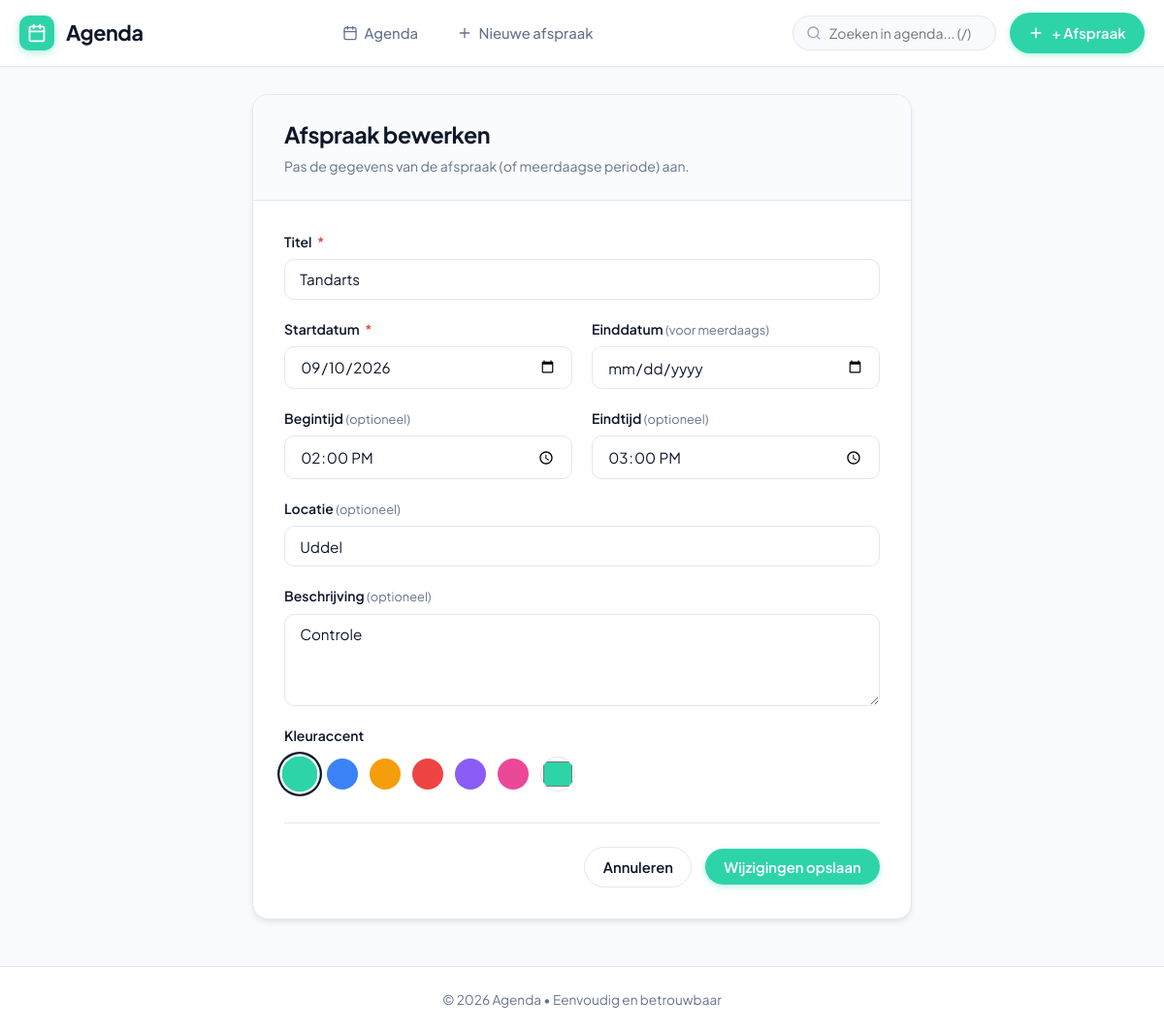
Screenshot of /edit/5 with the database file from the repository.
### tables this page shows
CREATE TABLE events (
    id INTEGER PRIMARY KEY AUTOINCREMENT,
    title TEXT NOT NULL,
    description TEXT,
    event_date TEXT NOT NULL,
    start_time TEXT NOT NULL,
    end_time TEXT,
    location TEXT,
    color TEXT DEFAULT '#2DD4A8',
    created_at TEXT NOT NULL
, end_date TEXT);

### app.py (the view, shortened to what this page needs)
@app.route('/edit/<int:event_id>', methods=['GET', 'POST'])
def edit_event(event_id):
    db = get_db()
    cursor = db.execute("SELECT * FROM events WHERE id = ?", (event_id,))
    event = cursor.fetchone()
    if not event:
        abort(404, description=f"Afspraak met ID {event_id} is niet gevonden.")
    return render_template('edit.html', event=event)

### app.py (called while the page is built)
def get_db():
    if 'db' not in g:
        g.db = sqlite3.connect(DATABASE)
        g.db.row_factory = sqlite3.Row
        g.db.execute("PRAGMA foreign_keys = ON")
        g.db.execute("PRAGMA busy_timeout = 3000")
    return g.db

@app.before_request
def csrf_protect():
    if '_csrf_token' not in session:
        session['_csrf_token'] = secrets.token_hex(24)
    if request.method == 'POST':
        token = request.form.get('csrf_token') or request.headers.get('X-CSRFToken')
        if not token or token != session.get('_csrf_token'):
            abort(400, description="Ongeldig of ontbrekend CSRF-beveiligingstoken.")

@app.context_processor
def inject_globals():
    def csrf_token():
        if '_csrf_token' not in session:
            session['_csrf_token'] = secrets.token_hex(24)
        return session['_csrf_token']
    return {
        'csrf_token': csrf_token,
        'today_date': date.today(),
        'preset_colors': PRESET_COLORS,
        'dutch_days_short': DUTCH_DAYS_SHORT
    }

### templates/edit.html (shortened to what this page needs)
{% extends "base.html" %}
{% block content %}
<div class="card form-card">
    <div class="card-header">
        <h1 class="card-title">Afspraak bewerken</h1>
        <p class="card-subtitle">Pas de gegevens van de afspraak (of meerdaagse periode) aan.</p>
    </div>
    <div class="card-body">
        <form action="{{ url_for('edit_event', event_id=event.id) }}" method="POST" id="edit-event-form">
            <div class="form-grid">
                <div class="form-group form-group-full">
                    <label for="title" class="form-label">Titel <span class="required">*</span></label>
                    <input type="text" id="title" name="title" class="form-control" required autofocus value="{{ event.title }}">
                </div>
                <div class="form-group">
                    <label for="event_date" class="form-label">Startdatum <span class="required">*</span></label>
                    <input type="date" id="event_date" name="event_date" class="form-control" required value="{{ event.event_date }}">
                </div>
                <div class="form-group">
                    <label for="end_date" class="form-label">Einddatum <span style="font-weight: normal; color: var(--text-muted); font-size: 0.8rem;">(voor meerdaags)</span></label>
                    <input type="date" id="end_date" name="end_date" class="form-control" value="{{ event.end_date or '' }}">
                </div>
                <div class="form-group">
                    <label for="start_time" class="form-label">Begintijd <span style="font-weight: normal; color: var(--text-muted); font-size: 0.8rem;">(optioneel)</span></label>
                    <input type="time" id="start_time" name="start_time" class="form-control" value="{{ event.start_time or '' }}">
                </div>
                <div class="form-group">
                    <label for="end_time" class="form-label">Eindtijd <span style="font-weight: normal; color: var(--text-muted); font-size: 0.8rem;">(optioneel)</span></label>
                    <input type="time" id="end_time" name="end_time" class="form-control" value="{{ event.end_time or '' }}">
                </div>
                <div class="form-group form-group-full">
                    <label for="location" class="form-label">Locatie <span style="font-weight: normal; color: var(--text-muted); font-size: 0.8rem;">(optioneel)</span></label>
                    <input type="text" id="location" name="location" class="form-control" placeholder="bijv. Frankrijk of Uddel" value="{{ event.location or '' }}">
                </div>
                <div class="form-group form-group-full">
                    <label for="description" class="form-label">Beschrijving <span style="font-weight: normal; color: var(--text-muted); font-size: 0.8rem;">(optioneel)</span></label>
                    <textarea id="description" name="description" class="form-control" placeholder="Aantekeningen...">{{ event.description or '' }}</textarea>
                </div>
                <div class="form-group form-group-full">
                    <label class="form-label">Kleuraccent</label>
                    <div class="color-picker-group">
                        {% set current_color = event.color or '#2DD4A8' %}
                        {% for c in preset_colors %}
                            <label class="color-option" title="{{ c.label }}">
                                <span class="color-swatch" style="background-color: {{ c.value }};"></span>
                            </label>
                        {% endfor %}
                        <input type="color" name="custom_color" class="color-custom-input" value="{{ current_color }}" title="Aangepaste kleur kiezen"
                               onchange="const r = document.querySelector('input[name=color]:checked'); if(r) r.checked=false; const dummy = document.createElement('input'); dummy.type='hidden'; dummy.name='color'; dummy.value=this.value; this.parentElement.appendChild(dummy);">
                    </div>
                </div>
            </div>
            <div class="form-actions">
                <a href="{{ url_for('view_event', event_id=event.id) }}" class="btn btn-outline" id="btn-cancel-edit">Annuleren</a>
                <button type="submit" class="btn btn-primary" id="btn-submit-edit">Wijzigingen opslaan</button>
            </div>
        </form>
    </div>
</div>
{% endblock %}

### static/css/style.css (style rules this page uses)
:root { --primary: #2DD4A8; --primary-hover: #22B891; --primary-light: #E6FBF5; --primary-focus: rgba(45, 212, 168, 0.25); --primary-text: #0E624E; --bg: #F8FAFC; --surface: #FFFFFF; --surface-hover: #F1F5F9; --border: #E2E8F0; --border-light: #F1F5F9; --text-main: #0F172A; --text-muted: #64748B; --text-light: #94A3B8; --danger: #EF4444; --danger-light: #FEF2F2; --danger-hover: #DC2626; --success: #10B981; --success-light: #ECFDF5; --info: #3B82F6; --info-light: #EFF6FF; --radius-sm: 6px; --radius-md: 10px; --radius-lg: 16px; --radius-full: 9999px; --shadow-xs: 0 1px 2px rgba(0, 0, 0, 0.04); --shadow-sm: 0 1px 3px rgba(0, 0, 0, 0.06), 0 1px 2px rgba(0, 0, 0, 0.04); --shadow-md: 0 4px 6px -1px rgba(0, 0, 0, 0.07), 0 2px 4px -1px rgba(0, 0, 0, 0.04); --shadow-lg: 0 10px 15px -3px rgba(0, 0, 0, 0.08), 0 4px 6px -2px rgba(0, 0, 0, 0.04); --shadow-popup: 0 20px 25px -5px rgba(0, 0, 0, 0.1), 0 10px 10px -5px rgba(0, 0, 0, 0.04); --font-family: 'Plus Jakarta Sans', system-ui, -apple-system, BlinkMacSystemFont, 'Segoe UI', Roboto, sans-serif; --transition: all 0.2s cubic-bezier(0.16, 1, 0.3, 1); }
*, *::before, *::after { box-sizing: border-box; margin: 0; padding: 0; }
html { font-size: 16px; scroll-behavior: smooth; }
body { font-family: var(--font-family); background-color: var(--bg); color: var(--text-main); line-height: 1.5; min-height: 100vh; display: flex; flex-direction: column; -webkit-font-smoothing: antialiased; }
.btn { display: inline-flex; align-items: center; justify-content: center; gap: 0.5rem; padding: 0.55rem 1.15rem; border-radius: var(--radius-full); font-size: 0.925rem; font-weight: 600; font-family: inherit; text-decoration: none; cursor: pointer; border: 1px solid transparent; transition: var(--transition); white-space: nowrap; }
.btn-primary { background: var(--primary); color: #FFFFFF; box-shadow: 0 2px 6px rgba(45, 212, 168, 0.35); }
.btn-outline { background: var(--surface); color: var(--text-main); border-color: var(--border); }
.card { background: var(--surface); border-radius: var(--radius-lg); border: 1px solid var(--border); box-shadow: var(--shadow-md); overflow: hidden; }
.form-card { max-width: 680px; margin: 0 auto; }
.card-header { padding: 1.5rem 2rem; border-bottom: 1px solid var(--border); background: #FAFBFD; }
.card-title { font-size: 1.45rem; font-weight: 700; letter-spacing: -0.02em; color: var(--text-main); }
.card-subtitle { font-size: 0.875rem; color: var(--text-muted); margin-top: 0.25rem; }
.card-body { padding: 2rem; }
.form-grid { display: grid; grid-template-columns: 1fr 1fr; gap: 1.25rem; }
.form-group-full { grid-column: 1 / -1; }
.form-group { display: flex; flex-direction: column; gap: 0.45rem; }
.form-label { font-size: 0.875rem; font-weight: 600; color: var(--text-main); }
.form-label .required { color: var(--danger); margin-left: 0.2rem; }
.form-control { width: 100%; padding: 0.65rem 0.95rem; border: 1px solid var(--border); border-radius: var(--radius-md); font-size: 0.95rem; font-family: inherit; color: var(--text-main); background: var(--surface); transition: var(--transition); }
textarea.form-control { resize: vertical; min-height: 95px; }
.color-picker-group { display: flex; align-items: center; gap: 0.75rem; flex-wrap: wrap; margin-top: 0.25rem; }
.color-option { position: relative; cursor: pointer; }
.color-swatch { width: 32px; height: 32px; border-radius: var(--radius-full); display: flex; align-items: center; justify-content: center; transition: var(--transition); border: 2px solid transparent; }
.color-option input[type="radio"]:checked + .color-swatch { transform: scale(1.15); box-shadow: 0 0 0 2px var(--surface), 0 0 0 4px var(--text-main); }
.color-custom-input { width: 36px; height: 36px; padding: 0; border: 1px solid var(--border); border-radius: var(--radius-full); cursor: pointer; background: transparent; }
.form-actions { display: flex; align-items: center; justify-content: flex-end; gap: 0.85rem; margin-top: 2rem; padding-top: 1.5rem; border-top: 1px solid var(--border); }

### rows the page displays
events: title "Tandarts", event_date "09/10/2026", start_time "14:00", end_time "15:00", location "Uddel", description "Controle", custom_color "#2dd4a8"
